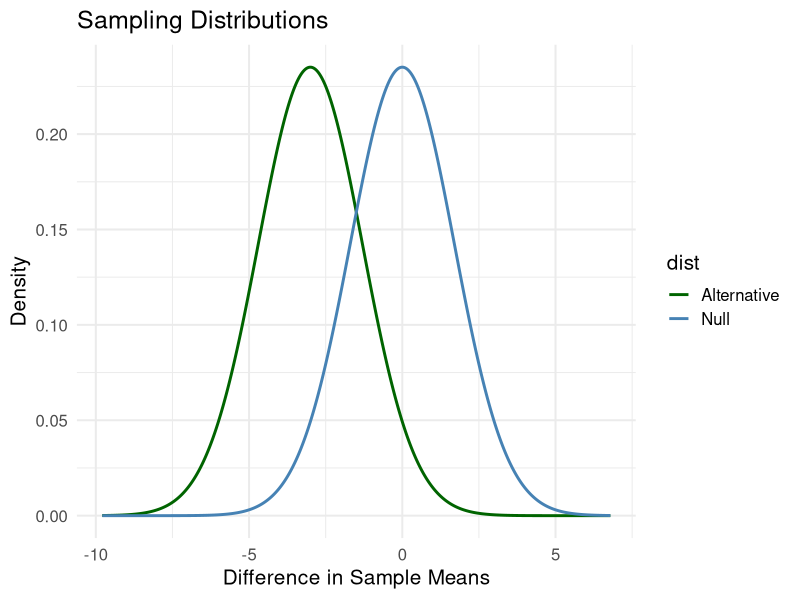
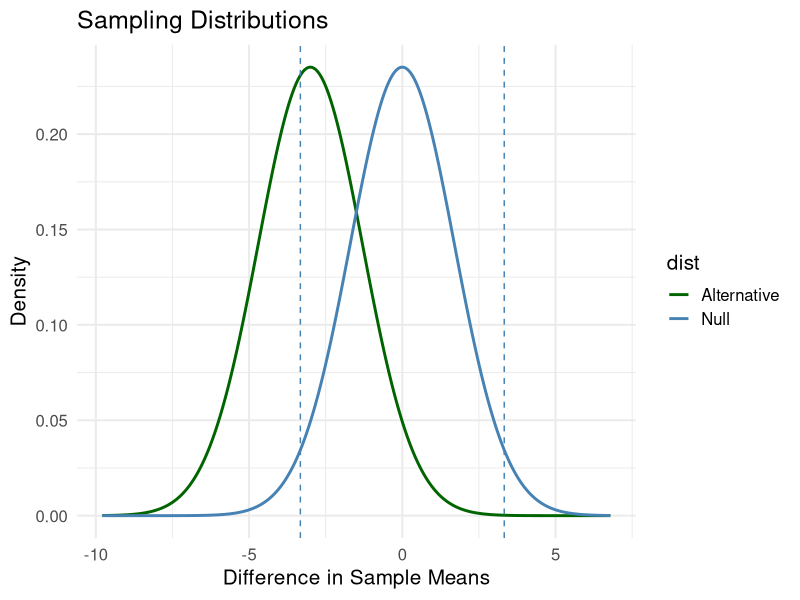
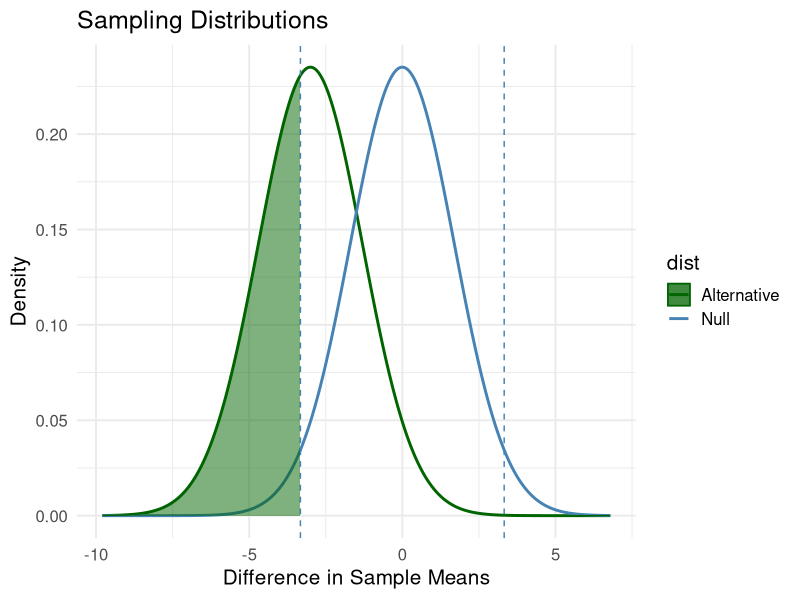

Generate these figures, in order, with R:
# ---- 0. Setup and load libraries, if any ----

library(ggplot2)  # load the graphing library

if(!require("rstudioapi")) install.packages("rstudioapi")
setwd(dirname(getSourceEditorContext()$path))  # set working directory


# ---- 1. Calculate power for the two-sample z-test ----
alpha <- 0.05  # significance level
n1 <- 100       # sample size for group 1
n2 <- 100       # sample size for group 2
sd1 <- 12      # standard deviation for group 1
sd2 <- 12      # standard deviation for group 2
null_mean <- 0  # mean difference under the null hypothesis
alt_mean <- -3 # mean of the alternative hypothesis

# compute parameters for power calculation
effect_size <- abs(alt_mean-null_mean)  # difference in means we want to detect
se <- sqrt((sd1^2 / n1) + (sd2^2 / n2)) # standard error of the difference in means

# Make a reasonable set of x values for plotting
x <- seq(-4 * se + min(null_mean, alt_mean), 
         4 * se + max(null_mean, alt_mean), length.out = 1000)


# Step 1. Plot the sampling distribution (of xbar1-xbar2) under the null and alternative hypotheses
null_dist <-dnorm(x, mean = null_mean, sd = se)
alt_dist <- dnorm(x, mean = alt_mean, sd = se)

plot_df <- rbind(
  data.frame(x = x, y = null_dist, dist = "Null"),
  data.frame(x = x, y = alt_dist, dist = "Alternative")
)

plt <- ggplot(plot_df, aes(x = x, y = y, color = dist)) +
  geom_line(linewidth = 1) +
  scale_color_manual(values = c("Null" = "steelblue", "Alternative" = "darkgreen")) +
  labs(title = "Sampling Distributions",
       x = "Difference in Sample Means",
       y = "Density") + 
  theme_minimal(base_size = 15)
  
print(plt)

# Step 2. Find the rejection region
# We reject when (Point estimate-null value)/SE > zstar 
#             or (Point estimate-null value)/SE < -zstar 
# Solving for the Point estimate, that is when
#                Point estimate > null value + zstar*SE
#             or Point estimate < null value - zstar*SE
zstar = qnorm(1 - alpha / 2) # Critical value for the z test
upper_boundary <- null_mean + zstar * se  
lower_boundary <- null_mean - zstar * se

plt <- plt +
  geom_vline(xintercept = c(lower_boundary, upper_boundary), linetype = "dashed", color = "steelblue")

print(plt)

# Step 3. Power is the probability of rejecting the null, if the alternative is true
# I.e., the area under f_A in the rejection region
plt <- plt +
  geom_area(
    data = subset(plot_df, dist=="Alternative" & x >= upper_boundary), 
    fill = 'darkgreen', alpha = 0.5) +
  geom_area(
    data = subset(plot_df, dist=="Alternative" & x <= lower_boundary), 
    fill = 'darkgreen', alpha = 0.5)

print(plt)

power <- pnorm(lower_boundary, mean=alt_mean, sd=se) + (1 - pnorm(upper_boundary, mean=alt_mean, sd=se))
